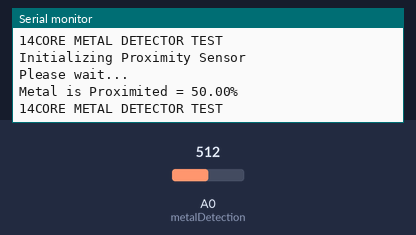
A sketch run on a simulated Arduino Uno, built with avr-gcc and run on an emulated ATmega328P. On the bench: the last lines printed to the serial monitor. The test bench sets the inputs (shaded band); at power-on: A0 (metalDetection) = 512.

Above: at 4.8 s.
4.9 s: A0 (metalDetection) set to 306
At 5.4 s:
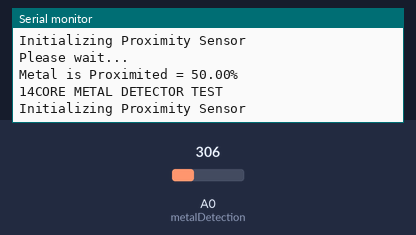
12.5 s: A0 (metalDetection) set to 122
At 14.8 s:
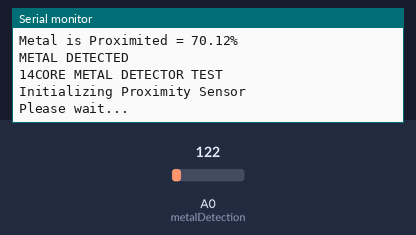
Timing chart, 0 to 16.3 s (numbered marks = the images above; inputs shaded):
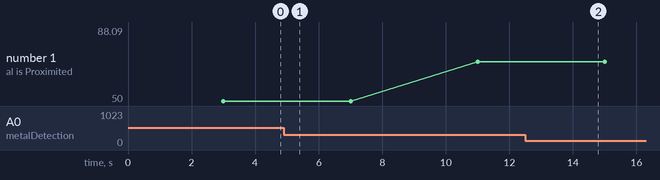

Measured:
- plotted number 1: 50 → 70.12 after the input at 4.9 s, 70.12 → 88.09 after the input at 12.5 s

The sketch:

inductive_prox_sensor_test.ino
```cpp
/*
TEST CODE FOR PROXIMITY SENSOR
Metal Detection with 3 wire sensor
*/
float metalDetected;
int monitoring;
int metalDetection = 0;

void setup(){
Serial.begin(9600);
}

void loop(){
monitoring = analogRead(metalDetection);
metalDetected = 100 - (float) monitoring*100/1024.0;
Serial.println("14CORE METAL DETECTOR TEST");
delay(1000);
Serial.println("Initializing Proximity Sensor");
delay(1000);
Serial.println("Please wait...");
delay(1000);
Serial.print("Metal is Proximited = ");
Serial.print(metalDetected);
Serial.println("%");
if (metalDetected > 50)
Serial.println("METAL DETECTED");
delay(1000);
}
```
